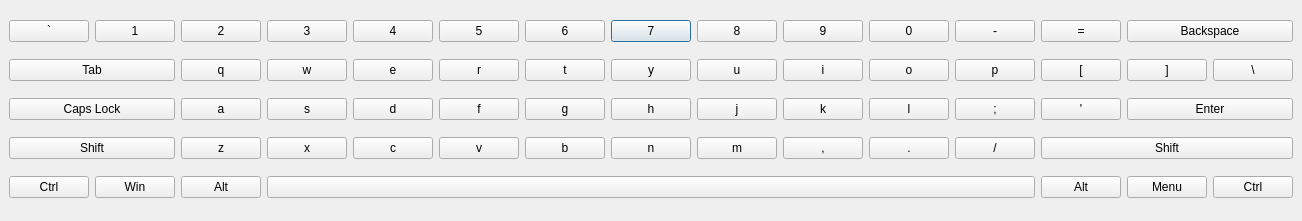
<?xml version="1.0" encoding="UTF-8"?>
<ui version="4.0">
 <class>Dialog</class>
 <widget class="QDialog" name="Dialog">
  <property name="geometry">
   <rect>
    <x>0</x>
    <y>0</y>
    <width>724</width>
    <height>221</height>
   </rect>
  </property>
  <property name="minimumSize">
   <size>
    <width>0</width>
    <height>0</height>
   </size>
  </property>
  <property name="maximumSize">
   <size>
    <width>16777215</width>
    <height>16777215</height>
   </size>
  </property>
  <property name="windowTitle">
   <string>English</string>
  </property>
  <property name="styleSheet">
   <string notr="true"/>
  </property>
  <layout class="QGridLayout" name="gridLayout_2">
   <property name="margin">
    <number>0</number>
   </property>
   <item row="0" column="0">
    <widget class="QWidget" name="gridWidget" native="true">
     <layout class="QGridLayout" name="gridLayout">
      <item row="1" column="7">
       <widget class="QPushButton" name="Seven">
        <property name="text">
         <string>7</string>
        </property>
       </widget>
      </item>
      <item row="5" column="2">
       <widget class="QPushButton" name="Z">
        <property name="text">
         <string>z</string>
        </property>
       </widget>
      </item>
      <item row="1" column="2">
       <widget class="QPushButton" name="Two">
        <property name="text">
         <string>2</string>
        </property>
       </widget>
      </item>
      <item row="2" column="12">
       <widget class="QPushButton" name="Square_brackets_left">
        <property name="text">
         <string>[</string>
        </property>
       </widget>
      </item>
      <item row="1" column="8">
       <widget class="QPushButton" name="Eight">
        <property name="text">
         <string>8</string>
        </property>
       </widget>
      </item>
      <item row="5" column="5">
       <widget class="QPushButton" name="V">
        <property name="text">
         <string>v</string>
        </property>
       </widget>
      </item>
      <item row="2" column="7">
       <widget class="QPushButton" name="Y">
        <property name="text">
         <string>y</string>
        </property>
       </widget>
      </item>
      <item row="1" column="1">
       <widget class="QPushButton" name="One">
        <property name="text">
         <string>1</string>
        </property>
       </widget>
      </item>
      <item row="2" column="11">
       <widget class="QPushButton" name="P">
        <property name="text">
         <string>p</string>
        </property>
       </widget>
      </item>
      <item row="3" column="7">
       <widget class="QPushButton" name="H">
        <property name="text">
         <string>h</string>
        </property>
       </widget>
      </item>
      <item row="2" column="10">
       <widget class="QPushButton" name="O">
        <property name="text">
         <string>o</string>
        </property>
       </widget>
      </item>
      <item row="2" column="6">
       <widget class="QPushButton" name="T">
        <property name="text">
         <string>t</string>
        </property>
       </widget>
      </item>
      <item row="3" column="0" colspan="2">
       <widget class="QPushButton" name="Caps_Lock">
        <property name="text">
         <string>Caps Lock</string>
        </property>
       </widget>
      </item>
      <item row="1" column="6">
       <widget class="QPushButton" name="Six">
        <property name="text">
         <string>6</string>
        </property>
       </widget>
      </item>
      <item row="1" column="13" colspan="2">
       <widget class="QPushButton" name="Backspace">
        <property name="text">
         <string>Backspace</string>
        </property>
       </widget>
      </item>
      <item row="3" column="12">
       <widget class="QPushButton" name="apostrophe_two">
        <property name="text">
         <string>'</string>
        </property>
       </widget>
      </item>
      <item row="2" column="9">
       <widget class="QPushButton" name="I">
        <property name="text">
         <string>i</string>
        </property>
       </widget>
      </item>
      <item row="1" column="5">
       <widget class="QPushButton" name="Five">
        <property name="text">
         <string>5</string>
        </property>
       </widget>
      </item>
      <item row="1" column="4">
       <widget class="QPushButton" name="Four">
        <property name="text">
         <string>4</string>
        </property>
       </widget>
      </item>
      <item row="1" column="3">
       <widget class="QPushButton" name="Three">
        <property name="text">
         <string>3</string>
        </property>
       </widget>
      </item>
      <item row="3" column="6">
       <widget class="QPushButton" name="G">
        <property name="text">
         <string>g</string>
        </property>
       </widget>
      </item>
      <item row="3" column="2">
       <widget class="QPushButton" name="A">
        <property name="text">
         <string>a</string>
        </property>
       </widget>
      </item>
      <item row="6" column="3" colspan="9">
       <widget class="QPushButton" name="Space">
        <property name="text">
         <string/>
        </property>
       </widget>
      </item>
      <item row="6" column="12">
       <widget class="QPushButton" name="Alt_right">
        <property name="text">
         <string>Alt</string>
        </property>
       </widget>
      </item>
      <item row="3" column="5">
       <widget class="QPushButton" name="F">
        <property name="text">
         <string>f</string>
        </property>
       </widget>
      </item>
      <item row="5" column="10">
       <widget class="QPushButton" name="Point">
        <property name="text">
         <string>.</string>
        </property>
       </widget>
      </item>
      <item row="6" column="0">
       <widget class="QPushButton" name="Ctrl_left">
        <property name="text">
         <string>Ctrl</string>
        </property>
       </widget>
      </item>
      <item row="5" column="7">
       <widget class="QPushButton" name="N">
        <property name="text">
         <string>n</string>
        </property>
       </widget>
      </item>
      <item row="3" column="11">
       <widget class="QPushButton" name="Semicolon">
        <property name="text">
         <string>;</string>
        </property>
       </widget>
      </item>
      <item row="3" column="9">
       <widget class="QPushButton" name="K">
        <property name="text">
         <string>k</string>
        </property>
       </widget>
      </item>
      <item row="5" column="12" colspan="3">
       <widget class="QPushButton" name="Shift_right">
        <property name="text">
         <string>Shift</string>
        </property>
       </widget>
      </item>
      <item row="3" column="10">
       <widget class="QPushButton" name="L">
        <property name="text">
         <string>l</string>
        </property>
       </widget>
      </item>
      <item row="6" column="13">
       <widget class="QPushButton" name="Menu">
        <property name="text">
         <string>Menu</string>
        </property>
       </widget>
      </item>
      <item row="6" column="2">
       <widget class="QPushButton" name="Alt_left">
        <property name="text">
         <string>Alt</string>
        </property>
       </widget>
      </item>
      <item row="5" column="0" colspan="2">
       <widget class="QPushButton" name="Shift_left">
        <property name="text">
         <string>Shift</string>
        </property>
       </widget>
      </item>
      <item row="6" column="14">
       <widget class="QPushButton" name="Ctrl_right">
        <property name="text">
         <string>Ctrl</string>
        </property>
       </widget>
      </item>
      <item row="5" column="9">
       <widget class="QPushButton" name="Comma">
        <property name="text">
         <string>,</string>
        </property>
       </widget>
      </item>
      <item row="5" column="6">
       <widget class="QPushButton" name="B">
        <property name="text">
         <string>b</string>
        </property>
       </widget>
      </item>
      <item row="5" column="8">
       <widget class="QPushButton" name="M">
        <property name="text">
         <string>m</string>
        </property>
       </widget>
      </item>
      <item row="5" column="3">
       <widget class="QPushButton" name="X">
        <property name="text">
         <string>x</string>
        </property>
       </widget>
      </item>
      <item row="3" column="13" colspan="2">
       <widget class="QPushButton" name="Enter">
        <property name="text">
         <string>Enter</string>
        </property>
       </widget>
      </item>
      <item row="1" column="11">
       <widget class="QPushButton" name="Dash">
        <property name="text">
         <string>-</string>
        </property>
       </widget>
      </item>
      <item row="1" column="9">
       <widget class="QPushButton" name="Nine">
        <property name="text">
         <string>9</string>
        </property>
       </widget>
      </item>
      <item row="5" column="11">
       <widget class="QPushButton" name="Skew_right">
        <property name="text">
         <string>/</string>
        </property>
       </widget>
      </item>
      <item row="2" column="8">
       <widget class="QPushButton" name="U">
        <property name="text">
         <string>u</string>
        </property>
       </widget>
      </item>
      <item row="6" column="1">
       <widget class="QPushButton" name="Win">
        <property name="text">
         <string>Win</string>
        </property>
       </widget>
      </item>
      <item row="1" column="10">
       <widget class="QPushButton" name="Null">
        <property name="text">
         <string>0</string>
        </property>
       </widget>
      </item>
      <item row="2" column="0" colspan="2">
       <widget class="QPushButton" name="Tab">
        <property name="text">
         <string>Tab</string>
        </property>
       </widget>
      </item>
      <item row="2" column="2">
       <widget class="QPushButton" name="Q">
        <property name="text">
         <string>q</string>
        </property>
       </widget>
      </item>
      <item row="2" column="14">
       <widget class="QPushButton" name="Skew_left">
        <property name="text">
         <string>\</string>
        </property>
       </widget>
      </item>
      <item row="2" column="13">
       <widget class="QPushButton" name="Square_brackets_right">
        <property name="text">
         <string>]</string>
        </property>
       </widget>
      </item>
      <item row="3" column="3">
       <widget class="QPushButton" name="S">
        <property name="text">
         <string>s</string>
        </property>
       </widget>
      </item>
      <item row="5" column="4">
       <widget class="QPushButton" name="C">
        <property name="text">
         <string>c</string>
        </property>
       </widget>
      </item>
      <item row="2" column="3">
       <widget class="QPushButton" name="W">
        <property name="text">
         <string>w</string>
        </property>
       </widget>
      </item>
      <item row="3" column="4">
       <widget class="QPushButton" name="D">
        <property name="text">
         <string>d</string>
        </property>
       </widget>
      </item>
      <item row="1" column="12">
       <widget class="QPushButton" name="Equal">
        <property name="text">
         <string>=</string>
        </property>
       </widget>
      </item>
      <item row="2" column="4">
       <widget class="QPushButton" name="E">
        <property name="text">
         <string>e</string>
        </property>
       </widget>
      </item>
      <item row="2" column="5">
       <widget class="QPushButton" name="R">
        <property name="text">
         <string>r</string>
        </property>
       </widget>
      </item>
      <item row="3" column="8">
       <widget class="QPushButton" name="J">
        <property name="text">
         <string>j</string>
        </property>
       </widget>
      </item>
      <item row="1" column="0">
       <widget class="QPushButton" name="apostrophe_one">
        <property name="minimumSize">
         <size>
          <width>0</width>
          <height>0</height>
         </size>
        </property>
        <property name="maximumSize">
         <size>
          <width>16777215</width>
          <height>16777215</height>
         </size>
        </property>
        <property name="text">
         <string>`</string>
        </property>
       </widget>
      </item>
     </layout>
    </widget>
   </item>
  </layout>
 </widget>
 <resources/>
 <connections/>
</ui>
